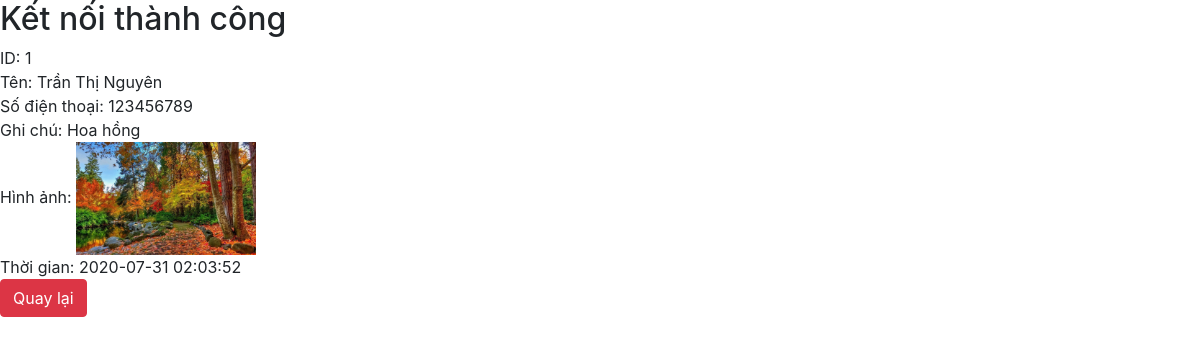
Screenshot of /detail.php?id=1 with the database file from the repository.
### tables this page shows
CREATE TABLE `tbl_user` (
  `id` int(11) NOT NULL,
  `name` varchar(255) NOT NULL,
  `numberphone` int(11) DEFAULT NULL,
  `description` text DEFAULT NULL,
  `avatar` varchar(255) DEFAULT NULL,
  `created_at` timestamp NOT NULL DEFAULT current_timestamp()
);

### detail.php (the view, shortened to what this page needs)
<?php
    require_once 'database.php';
    $id = $_GET['id'];
    $sql_select_one = "SELECT * FROM tbl_user WHERE id = $id";
    $result_one = mysqli_query($connection, $sql_select_one);
    $category = mysqli_fetch_assoc($result_one);
?>
<html lang="en">
<head>
    <link rel="stylesheet" href="bootstrap-4.5.0-dist/css/bootstrap.min.css">
</head>
<body>
ID: <?php echo $category['id']?><br>
Tên: <?php echo $category['name']?><br>
Số điện thoại: <?php  echo $category['numberphone']?><br>
Ghi chú: <?php echo $category ['description']?><br>
Hình ảnh: <img src="uploads/<?php echo $category ['avatar']; ?>" width="180px"><br>
Thời gian: <?php echo $category['created_at']?><br>
<form action="category.php" method = "post">
<input type="submit" name = "submit3" class="btn btn-danger" value = "Quay lại">
</form>
</body>
</html>

### rows the page displays
tbl_user: id "1", name "Trần Thị Nguyên", numberphone "123456789", description "Hoa hồng", avatar (picture), created_at "2020-07-31 02:03:52"
